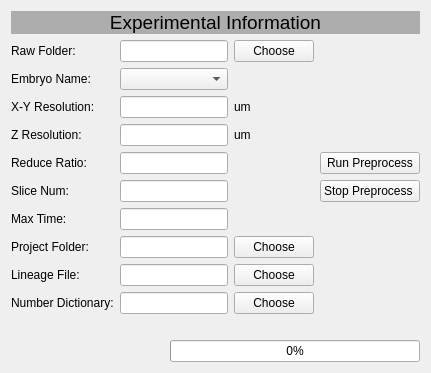
      <widget class="QWidget" name="Preprocess">
       <attribute name="title">
        <string>Preprocess</string>
       </attribute>
       <layout class="QVBoxLayout" name="verticalLayout_5">
        <item>
         <layout class="QVBoxLayout" name="verticalLayout_3">
          <item>
           <layout class="QVBoxLayout" name="verticalLayout">
            <item>
             <widget class="QLabel" name="label">
              <property name="maximumSize">
               <size>
                <width>999999</width>
                <height>50</height>
               </size>
              </property>
              <property name="font">
               <font>
                <family>MS Shell Dlg 2</family>
                <pointsize>14</pointsize>
                <weight>9</weight>
                <italic>false</italic>
                <bold>false</bold>
               </font>
              </property>
              <property name="styleSheet">
               <string notr="true">background-color: rgb(173, 173, 173);
font: 75 14pt &quot;MS Shell Dlg 2&quot;;</string>
              </property>
              <property name="text">
               <string>Experimental Information</string>
              </property>
              <property name="alignment">
               <set>Qt::AlignCenter</set>
              </property>
             </widget>
            </item>
           </layout>
          </item>
          <item>
           <layout class="QGridLayout" name="gridLayout_5">
            <item row="3" column="1">
             <widget class="QLineEdit" name="LE_zResolution"/>
            </item>
            <item row="7" column="1">
             <widget class="QLineEdit" name="LE_projectFolder"/>
            </item>
            <item row="4" column="0">
             <widget class="QLabel" name="label_11">
              <property name="text">
               <string>Reduce Ratio:</string>
              </property>
             </widget>
            </item>
            <item row="5" column="1">
             <widget class="QLineEdit" name="LE_sliceNum"/>
            </item>
            <item row="3" column="0">
             <widget class="QLabel" name="label_9">
              <property name="text">
               <string>Z Resolution:</string>
              </property>
             </widget>
            </item>
            <item row="8" column="2">
             <widget class="QPushButton" name="Btn_lineageFile">
              <property name="text">
               <string>Choose</string>
              </property>
             </widget>
            </item>
            <item row="6" column="1">
             <widget class="QLineEdit" name="LE_maxTime"/>
            </item>
            <item row="9" column="1">
             <widget class="QLineEdit" name="LE_numberDict"/>
            </item>
            <item row="4" column="2">
             <widget class="QLabel" name="label_30">
              <property name="text">
               <string/>
              </property>
             </widget>
            </item>
            <item row="2" column="2">
             <widget class="QLabel" name="label_8">
              <property name="text">
               <string>um</string>
              </property>
             </widget>
            </item>
            <item row="7" column="2">
             <widget class="QPushButton" name="Btn_projectFolder">
              <property name="text">
               <string>Choose</string>
              </property>
             </widget>
            </item>
            <item row="2" column="1">
             <widget class="QLineEdit" name="LE_xyResolution"/>
            </item>
            <item row="0" column="0">
             <widget class="QLabel" name="label_5">
              <property name="text">
               <string>Raw Folder:</string>
              </property>
             </widget>
            </item>
            <item row="0" column="2">
             <widget class="QPushButton" name="Btn_rawFolder">
              <property name="text">
               <string>Choose</string>
              </property>
             </widget>
            </item>
            <item row="9" column="2">
             <widget class="QPushButton" name="Btn_numberDict">
              <property name="text">
               <string>Choose</string>
              </property>
             </widget>
            </item>
            <item row="7" column="0">
             <widget class="QLabel" name="label_14">
              <property name="text">
               <string>Project Folder:</string>
              </property>
             </widget>
            </item>
            <item row="5" column="0">
             <widget class="QLabel" name="label_12">
              <property name="text">
               <string>Slice Num:</string>
              </property>
             </widget>
            </item>
            <item row="1" column="1">
             <widget class="QComboBox" name="CB_embryoNames"/>
            </item>
            <item row="6" column="0">
             <widget class="QLabel" name="label_13">
              <property name="text">
               <string>Max Time:</string>
              </property>
             </widget>
            </item>
            <item row="1" column="0">
             <widget class="QLabel" name="label_6">
              <property name="text">
               <string>Embryo Name:</string>
              </property>
             </widget>
            </item>
            <item row="5" column="2">
             <widget class="QLabel" name="label_31">
              <property name="text">
               <string/>
              </property>
             </widget>
            </item>
            <item row="5" column="3">
             <widget class="QPushButton" name="Btn_stopPreprocess">
              <property name="text">
               <string>Stop Preprocess </string>
              </property>
             </widget>
            </item>
            <item row="9" column="0">
             <widget class="QLabel" name="label_16">
              <property name="text">
               <string>Number Dictionary:</string>
              </property>
             </widget>
            </item>
            <item row="8" column="0">
             <widget class="QLabel" name="label_15">
              <property name="text">
               <string>Lineage File:</string>
              </property>
             </widget>
            </item>
            <item row="4" column="1">
             <widget class="QLineEdit" name="LE_reduceRatio"/>
            </item>
            <item row="4" column="3">
             <widget class="QPushButton" name="Btn_runPreprocess">
              <property name="text">
               <string>Run Preprocess</string>
              </property>
             </widget>
            </item>
            <item row="3" column="2">
             <widget class="QLabel" name="label_10">
              <property name="text">
               <string>um</string>
              </property>
             </widget>
            </item>
            <item row="2" column="0">
             <widget class="QLabel" name="label_7">
              <property name="text">
               <string>X-Y Resolution:   </string>
              </property>
             </widget>
            </item>
            <item row="0" column="1">
             <widget class="QLineEdit" name="LE_rawFolder"/>
            </item>
            <item row="8" column="1">
             <widget class="QLineEdit" name="LE_lineage"/>
            </item>
            <item row="10" column="0">
             <widget class="QLabel" name="label_41">
              <property name="text">
               <string/>
              </property>
             </widget>
            </item>
           </layout>
          </item>
          <item>
           <layout class="QHBoxLayout" name="horizontalLayout">
            <item>
             <widget class="QLabel" name="progressPreprocess">
              <property name="text">
               <string/>
              </property>
             </widget>
            </item>
            <item>
             <widget class="QProgressBar" name="PreprogressBar">
              <property name="maximumSize">
               <size>
                <width>250</width>
                <height>16777215</height>
               </size>
              </property>
              <property name="value">
               <number>0</number>
              </property>
             </widget>
            </item>
           </layout>
          </item>
         </layout>
        </item>
       </layout>
      </widget>
